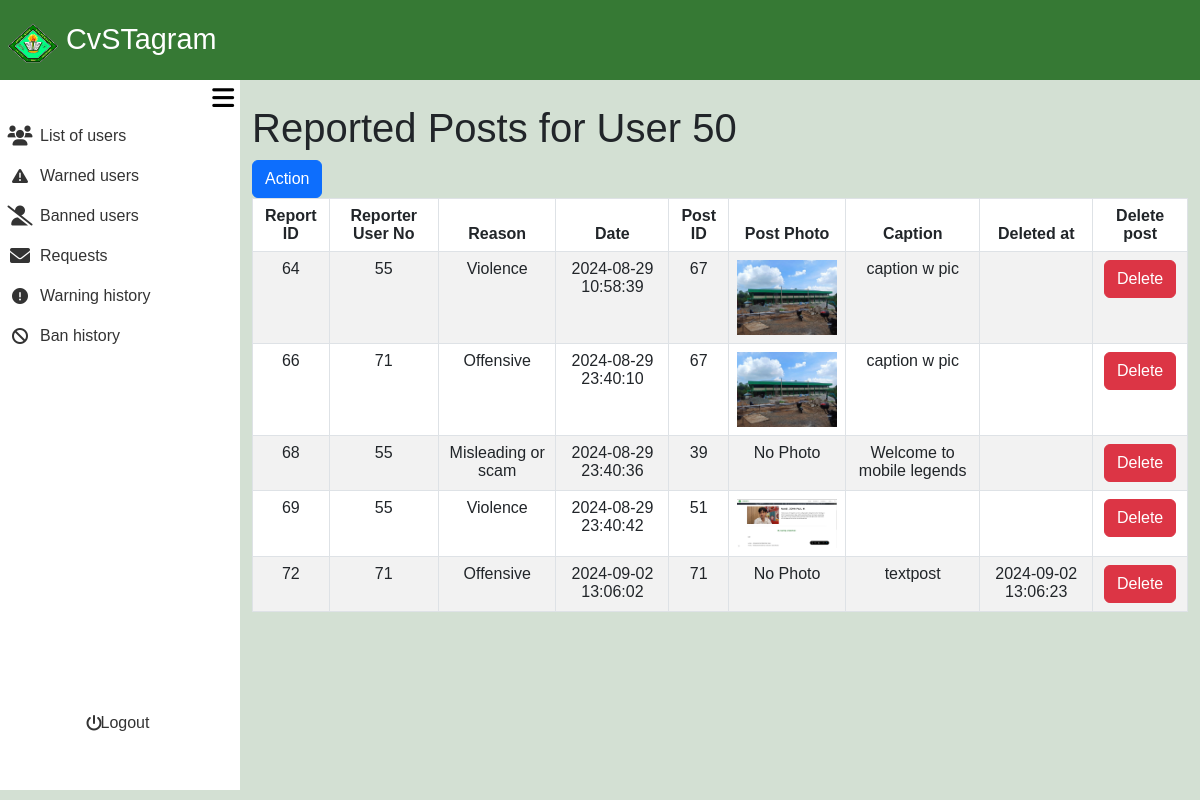
Page /admin_area/review_post.php?user_no=50 on the earlier database version.
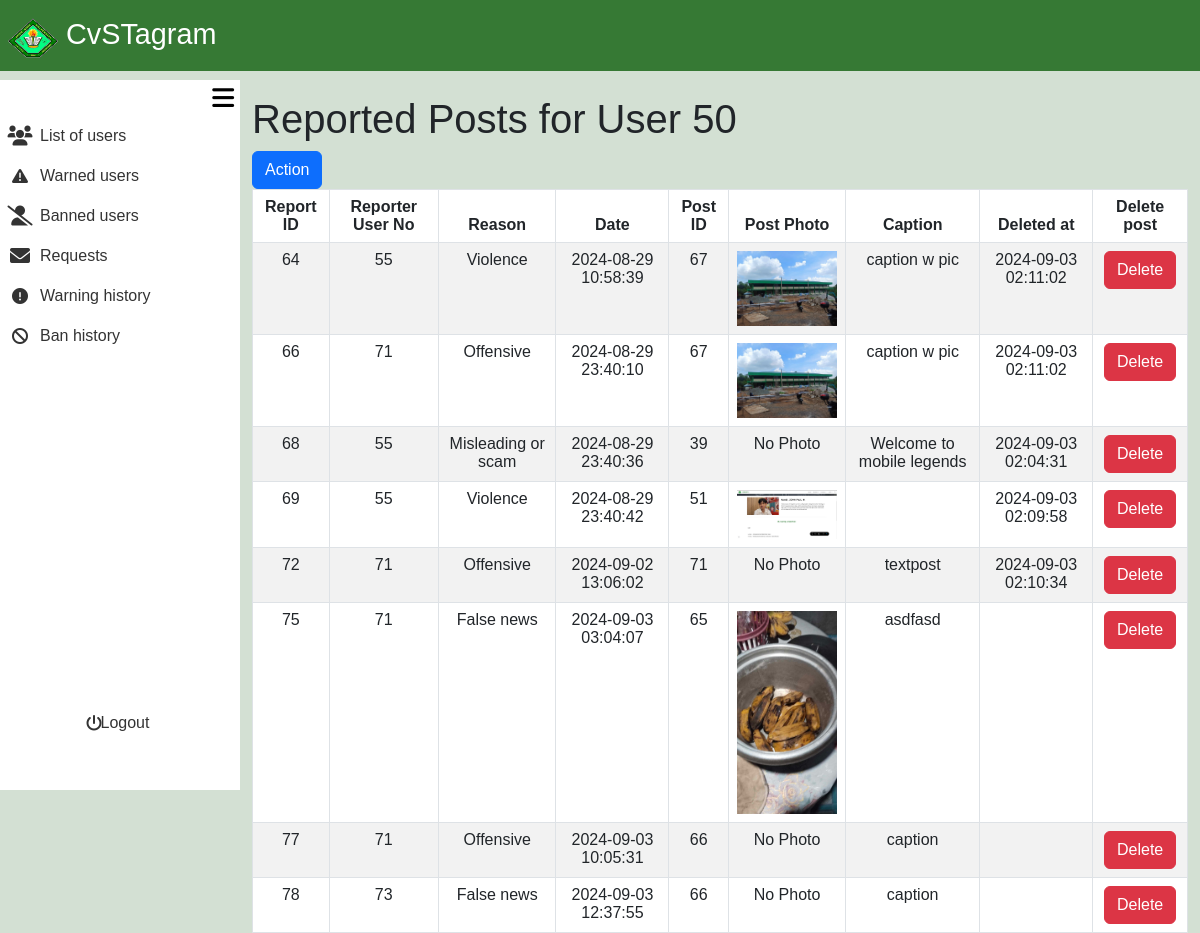
Same page on the later database version.
### tables this page shows
CREATE TABLE `post_reports` (
  `report_id` int(11) NOT NULL,
  `post_id` int(11) DEFAULT NULL,
  `user_no` int(11) NOT NULL,
  `reporter_user_no` int(11) NOT NULL,
  `report_reason` varchar(100) NOT NULL,
  `report_date` timestamp NOT NULL DEFAULT current_timestamp()
);

CREATE TABLE `posts` (
  `post_id` int(11) NOT NULL,
  `user_no` int(11) DEFAULT NULL,
  `relation` varchar(10) DEFAULT NULL,
  `services` varchar(10) DEFAULT NULL,
  `caption` text DEFAULT NULL,
  `postphoto` varchar(255) DEFAULT NULL,
  `timestamp` timestamp NOT NULL DEFAULT current_timestamp(),
  `deleted_at` timestamp NULL DEFAULT NULL
);

### admin_area/review_post.php (the view, shortened to what this page needs)
<?php
require_once '../include/connect.php';
require_once '../include/bootsrap.php';
$admin_id = $_SESSION['admin_id'];
?>
<!DOCTYPE html>
<html lang="en">
<head>
    <link rel="stylesheet" href="admin_dashbaord.css?v=<?php echo time(); ?>">
</head>
<body>
<div class="container-fluid screen">
    <div class="container-fluid nav">
        <nav class="navbar">
            <div class="container-fluid navtexticon">
                <a class="navbar-brand px-2" href="#">
                <img src="../images/Cavite_State_University_(CvSU).png" alt="Logo" width="50" height="40" class="d-inline-block align-text-top">
                CvSTagram
                </a>
            </div>
        </nav>
    </div>
    <div class="container-fluid contbody">
    <div class="container-fluid sidenav">
    <div class="container-fluid menubutton">
        <button onclick="toggleSidenav()">
            <i class="fa-solid fa-bars"></i>
        </button>
    </div>
    <div class="container-fluid featurescont">
    <div class="container-fluid buttonlinkside">
                <div class="row">
                        <div class="col">
                            <ul>
                                <li>
                                    <a href="list_of_users.php">
                                        <div class="container-fluid listofusers">
                                            <div class="container-fluid listusericon">
                                                 <i class="fa-solid fa-users fa-lg"></i>
                                            </div>
                                            <div class="container-fluid listofusersname">
                                                List of users
                                            </div>
                                        </div>
                                    </a>
                                </li>
                            </ul>
                        </div>
                    </div>
                    <div class="row">
                        <div class="col">
                            <ul>
                                <li>
                                    <a href="active_warn.php">
                                        <div class="container-fluid listofusers">
                                            <div class="container-fluid listusericon">
                                            <i class="fa-solid fa-triangle-exclamation"></i>
                                            </div>
                                            <div class="container-fluid listofusersname">
                                                Warned users
                                            </div>
                                        </div>
                                    </a>
                                </li>
                            </ul>
                        </div>
                    </div>
                    <div class="row">
                        <div class="col">
                            <ul>
                                <li>
                                    <a href="active_ban.php">
                                        <div class="container-fluid Bannedaccounts">
                                            <div class="container-fluid Bannedaccountsicon">
                                            <i class="fa-solid fa-user-slash fa-lg"></i>
                                            </div>
                                            <div class="container-fluid Bannedaccountsname">
                                                Banned users
                                            </div>
                                        </div>
                                    </a>
                                </li>
                            </ul>
                        </div>
                    </div>
                        <div class="row">
                            <div class="col">
                                <ul>
                                    <li>
                                        <a href="request.php">
                                            <div class="container-fluid Deletedaccounts">
                                                <div class="container-fluid Deletedaccountsicon">
                                                <i class="fa-solid fa-envelope fa-lg"></i>
                                                </div>
                                                <div class="container-fluid Deletedaccountsname">
                                                        Requests
                                                </div>
                                            </div>
                                        </a>
                                    </li>
                                </ul>
                            </div>
                        </div>
                        <div class="row">
                        <div class="col">
                            <ul>
                                <li>
                                    <a href="warned_user.php">
                                        <div class="container-fluid listofusers">
                                            <div class="container-fluid listusericon">
                                            <i class="fa-solid fa-circle-exclamation"></i>
                                            </div>
                                            <div class="container-fluid listofusersname">
                                                Warning history
                                            </div>
                                        </div>
                                    </a>
                                </li>
                            </ul>
                        </div>
                    </div>
                    <div class="row">
                        <div class="col">
                            <ul>
                                <li>
                                    <a href="banned_user.php">
                                        <div class="container-fluid Bannedaccounts">
                                            <div class="container-fluid Bannedaccountsicon">
                                                <i class="fa-solid fa-ban"></i>
                                            </div>
                                            <div class="container-fluid Bannedaccountsname">
                                                Ban history
                                            </div>
                                        </div>
                                    </a>
                                </li>
                            </ul>
                        </div>
                    </div>
                    </div>
        <div class="container-fluid logoutcont">
            <div class="row">
                <div class="col">
                    <ul>
                        <li>
                            <a href="admin_logout.php">
                                <div class="container-fluid Deletedaccounts" style="border-radius: 10px;">
                                    <div class="container-fluid Deletedaccountsicon">
                                        <i class="fa-solid fa-power-off"></i>
                                    </div>
                                    <div class="container-fluid Deletedaccountsname">
                                        Logout
                                    </div>
                                </div>
                            </a>
                        </li>
                    </ul>
                </div>
            </div>
        </div>
    </div>
</div>
        </div>
        <div class="container-fluid content">
        <?php
$user_no = isset($_GET['user_no']) ? intval($_GET['user_no']) : 0;
$query = "SELECT
    pr.report_id,
    pr.reporter_user_no,
    pr.report_reason,
    pr.report_date,
    pr.user_no,
    p.post_id,
    ur.user_no,
    ur.fname,
    ur.lname,
    p.postphoto,
    p.caption,
    p.deleted_at
FROM
    post_reports pr
JOIN
    posts p ON pr.post_id = p.post_id
JOIN
    user_registration ur ON pr.user_no = ur.user_no
WHERE
    ur.user_no = ?";
$stmt = $con->prepare($query);
$stmt->bind_param('i', $user_no);
$stmt->execute();
$reports = $stmt->get_result();
?>
    <div class="container mt-4">
        <h1>Reported Posts for User <?php echo htmlspecialchars($user_no); ?></h1>
        <a href="admin_action.php?user_no=<?php echo htmlspecialchars($user_no); ?>"><button class="btn btn-primary">Action</button></a>
        <table class="table table-bordered table-striped">
            <thead>
                <tr>
                    <th scope="col">Report ID</th>
                    <th scope="col">Reporter User No</th>
                    <th scope="col">Reason</th>
                    <th scope="col">Date</th>
                    <th scope="col">Post ID</th>
                    <th scope="col">Post Photo</th>
                    <th scope="col">Caption</th>
                    <th scope="col">Deleted at</th>
                    <th scope="col">Delete post</th>
                </tr>
            </thead>
            <tbody>
                <?php while ($report = $reports->fetch_assoc()): ?>
                    <?php
                        $post_id = $report['post_id'];
                        $user_no = $report['user_no'];
                    ?>
                    <tr>
                        <td><?php echo htmlspecialchars($report['report_id']); ?></td>
                        <td><?php echo htmlspecialchars($report['reporter_user_no']); ?></td>
                        <td><?php echo htmlspecialchars($report['report_reason']); ?></td>
                        <td><?php echo htmlspecialchars($report['report_date']); ?></td>
                        <td><?php echo htmlspecialchars($post_id); ?></td>
                        <td>
                            <?php if ($report['postphoto']): ?>
                                <img src="../include/posts_images/<?php echo htmlspecialchars($report['postphoto']); ?>" alt="Post Photo" width="100">
                            <?php else: ?>
                                No Photo
                            <?php endif; ?>
                        </td>
                        <td><?php echo htmlspecialchars($report['caption']); ?></td>
                        <td><?php echo htmlspecialchars($report['deleted_at']); ?></td>
                        <td>
                            <button type="button"
                                    data-bs-toggle="modal"
                                    data-bs-target="#exampleModal5"
                                    class="btn btn-danger"
                                    data-post-id="<?php echo htmlspecialchars($post_id); ?>"
                                    data-user-no="<?php echo htmlspecialchars($user_no); ?>"
                                    data-admin-id="<?php echo htmlspecialchars($admin_id); ?>"
                                    data-report-id="<?php echo htmlspecialchars($report['report_id']); ?>"
                                    data-post-photo="<?php echo htmlspecialchars($report['postphoto'] ? '../include/posts_images/' . $report['postphoto'] : ''); ?>"
                                    data-post-caption="<?php echo htmlspecialchars($report['caption'] ?: ''); ?>">
                                Delete
                            </button>
                        </td>
                    </tr>
                <?php endwhile; ?>
            </tbody>
        </table>
    </div>
        </div>
    </div>
</body>
</html>

### include/bootsrap.php (shortened to what this page needs)
<link href="https://cdn.jsdelivr.net/npm/bootstrap@5.3.3/dist/css/bootstrap.min.css" rel="stylesheet">
<link href="https://cdn.jsdelivr.net/npm/bootstrap@5.3.0/dist/css/bootstrap.min.css" rel="stylesheet">
<link rel="stylesheet" href="https://cdn.jsdelivr.net/npm/bootstrap-icons@1.11.3/font/bootstrap-icons.min.css">
    <link rel="stylesheet" href="https://cdnjs.cloudflare.com/ajax/libs/font-awesome/6.0.0-beta3/css/all.min.css">
<link href="https://cdn.jsdelivr.net/npm/air-datepicker@3.5.3/air-datepicker.min.css" rel="stylesheet">

### admin_area/admin_dashbaord.css (style rules this page uses)
body { font-family: Arial, Helvetica, sans-serif; padding: 0; margin: 0; background-color: #D3E0D3; }
ul, li, a { text-decoration: none; list-style-type: none; color: inherit; padding: 0; }
.container-fluid { padding: 0; }
.screen { height: 100vh; width: 100%; display: flex; flex-direction: column; }
.nav { height: 10vh; width: 100%; padding: 0; background-color: #367934; }
.contbody { display: flex; flex: 1; }
.sidenav { position: fixed; top: 10vh; left: 0; height: calc(90vh - 10px); width: 20%; transition: width 0.3s; background-color: #fff; z-index: 1000; }
.navtexticon a { color: #fff; font-size: 1.8rem; }
.menubutton { height: 5%; width: 100%; display: flex; align-items: center; justify-content: flex-end; }
.menubutton button { border: none; background-color: transparent; font-size: 25px; }
.content { margin-left: 20%; width: 80%; transition: width 0.3s, margin-left 0.3s; min-height: 90%; height: auto; }
.featurescont { height: 90%; }
.buttonlinkside { height: 90%; }
.logoutcont { width: 100%; height: 10%; display: flex; align-items: center; justify-content: center; }
.Deletedaccountsname, .Bannedaccountsname, .listofusersname { height: 100%; width: 100%; display: flex; align-items: center; justify-content: flex-start; }
.Deletedaccounts, .Bannedaccounts, .listofusers { transition: background-color 0.3s ease; border-radius: 0 10px 10px 0; flex: 0 0 auto; padding: 0; height: 100%; display: flex; align-items: center; justify-content: flex-start; flex-direction: row; }
.Deletedaccountsicon, .Bannedaccountsicon, .listusericon { width: 20%; height: 100%; display: flex; align-items: center; justify-content: center; }
.Deletedaccounts, .Bannedaccounts, .listofusers { color: #333; }
.table th, .table td { text-align: center; }

Differences in the rows shown:
changed through a linked row, post_reports id 64: post.deleted_at (not shown) → "2024-09-03 02:11:02"
changed through a linked row, post_reports id 66: post.deleted_at (not shown) → "2024-09-03 02:11:02"
changed through a linked row, post_reports "Misleading or scam": post.deleted_at (not shown) → "2024-09-03 02:04:31"
changed through a linked row, post_reports id 69: post.deleted_at (not shown) → "2024-09-03 02:09:58"
changed through a linked row, post_reports "textpost": post.deleted_at "2024-09-02 13:06:23" → "2024-09-03 02:10:34"
added post_reports: report_id "75", reporter_user_no "71", report_reason "False news", report_date "2024-09-03 03:04:07", post.post_id "65", post.postphoto (picture), post.caption "asdfasd"
added post_reports: report_id "77", reporter_user_no "71", report_reason "Offensive", report_date "2024-09-03 10:05:31", post.post_id "66", shows "No Photo", post.caption "caption"
added post_reports: report_id "78", reporter_user_no "73", report_reason "False news", report_date "2024-09-03 12:37:55", post.post_id "66", shows "No Photo", post.caption "caption"
